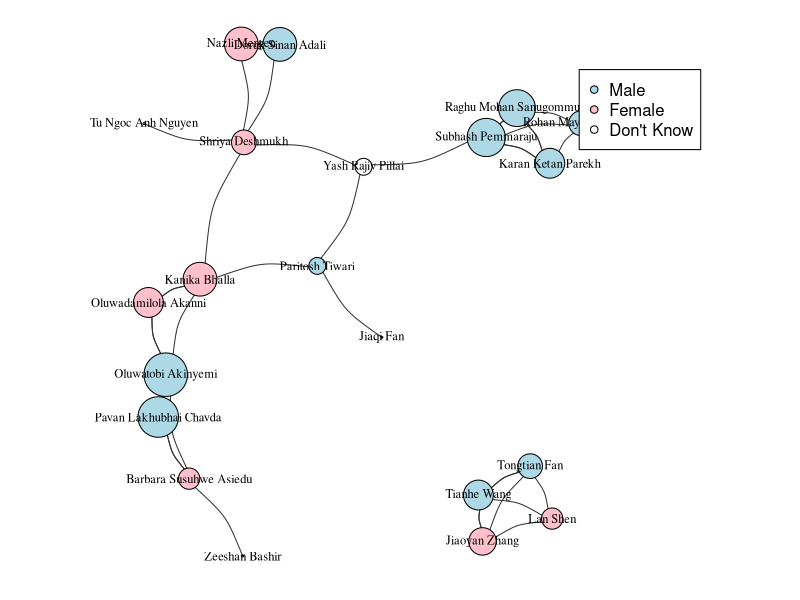
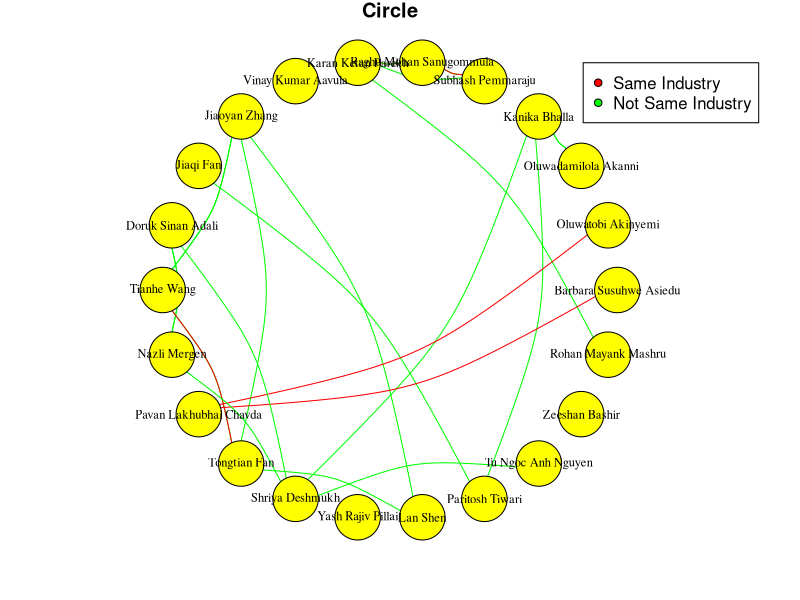
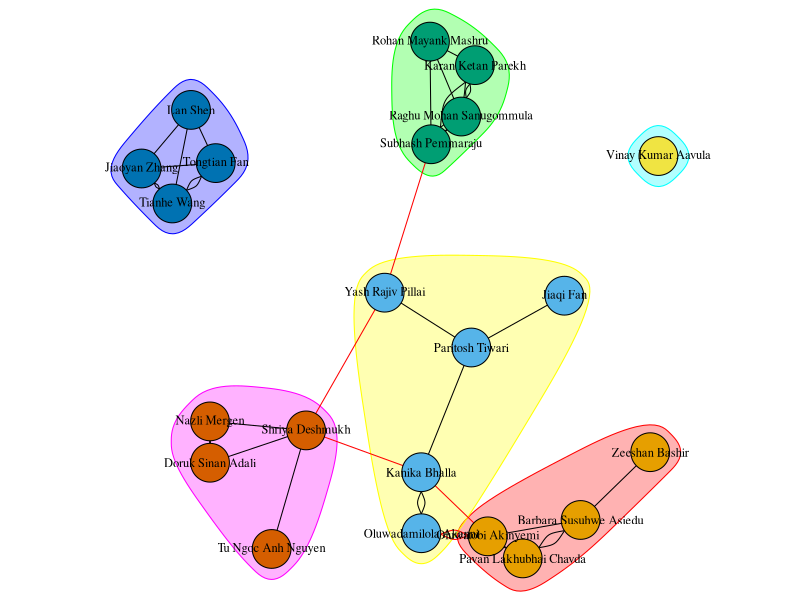
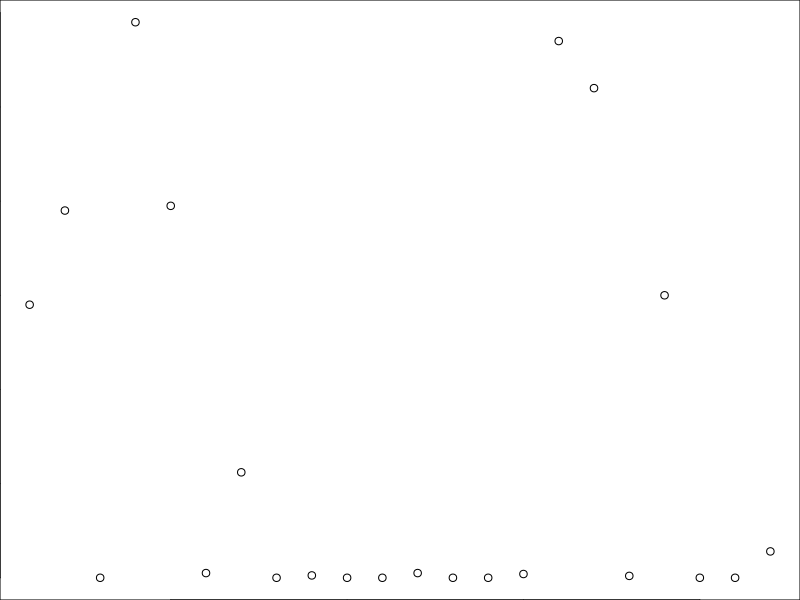
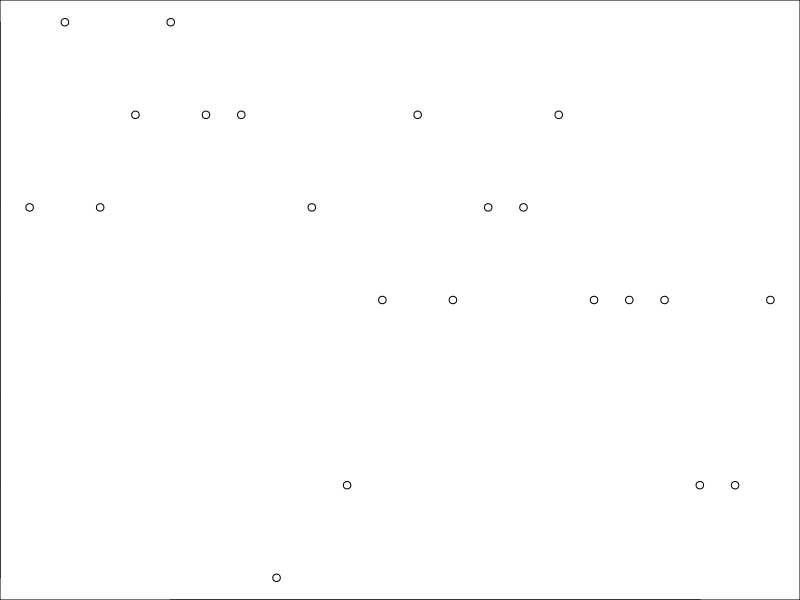

Source code (R) for these figures, in order:
## ---- chunk 1
knitr::opts_chunk$set(echo = TRUE)

library(ggplot2);library(dplyr);library(igraph)
setwd("/Users/tianhewang/Desktop/ANLY512/Assignment5")
nodes <- read.csv("nodes.csv", quote = "\"", header = TRUE)
edges <- read.csv("edges.csv", quote = "\"", header = TRUE)
g1 <-graph_from_data_frame(d=edges, vertices=nodes, directed=FALSE)
g2 <-graph_from_data_frame(d=edges, vertices=nodes, directed=FALSE)
g3 <-graph_from_data_frame(d=edges, vertices=nodes, directed=FALSE)
## ---- chunk 2
set.seed(100)
V(g1)$size <- log(strength(g1)) * 6
par(mar=c(0, 0, 0, 0))
V(g1)$color <- NA
V(g1)$color <- ifelse(V(g1)$sex == "Male", "lightblue", "pink")
plot(g1,
     vertex.label.color = "black", # change color of labels
     vertex.label.cex = .75, # change size of labels to 75% of original size
     edge.curved=.25, # add a 25% curve to the edges
     edge.color="grey20") # change edge color to grey
legend(x = 0.7, y = 0.9, legend = c("Male", "Female", "Don't Know"),
       pch = 21, pt.bg = c("lightblue", "pink", "white"))
## ---- chunk 3
par(mar=c(2, 1, 1, 2))
set.seed(700)
V(g2)$size <- 20
E(g2)$color <- NA
E(g2)$color <- ifelse(E(g2)$sf == "Yes", "red", "green")
                      #ifelse(E(g2)$sf == "No", "green", "black"))
plot(g2,
     vertex.color = "yellow",
     vertex.label.color = "black", # change color of labels
     vertex.label.cex = .75, # change size of labels to 75% of original size
     layout=layout_in_circle, main="Circle",
     edge.curved=.25) # add a 25% curve to the edges

legend(x = 0.85, y = 1, legend = c("Same Industry", "Not Same Industry"),
       pch = 21, pt.bg = c("red", "green"))
## ---- chunk 4
par(mar=c(0, 0, 0, 0))
set.seed(3545)
clp <- cluster_optimal(g3)
class(clp)
plot(clp, g3,
     vertex.label.color = "black",
     vertex.label.cex = .75)

## ---- chunk 5
plot(betweenness(g3))

plot(degree(g3))
